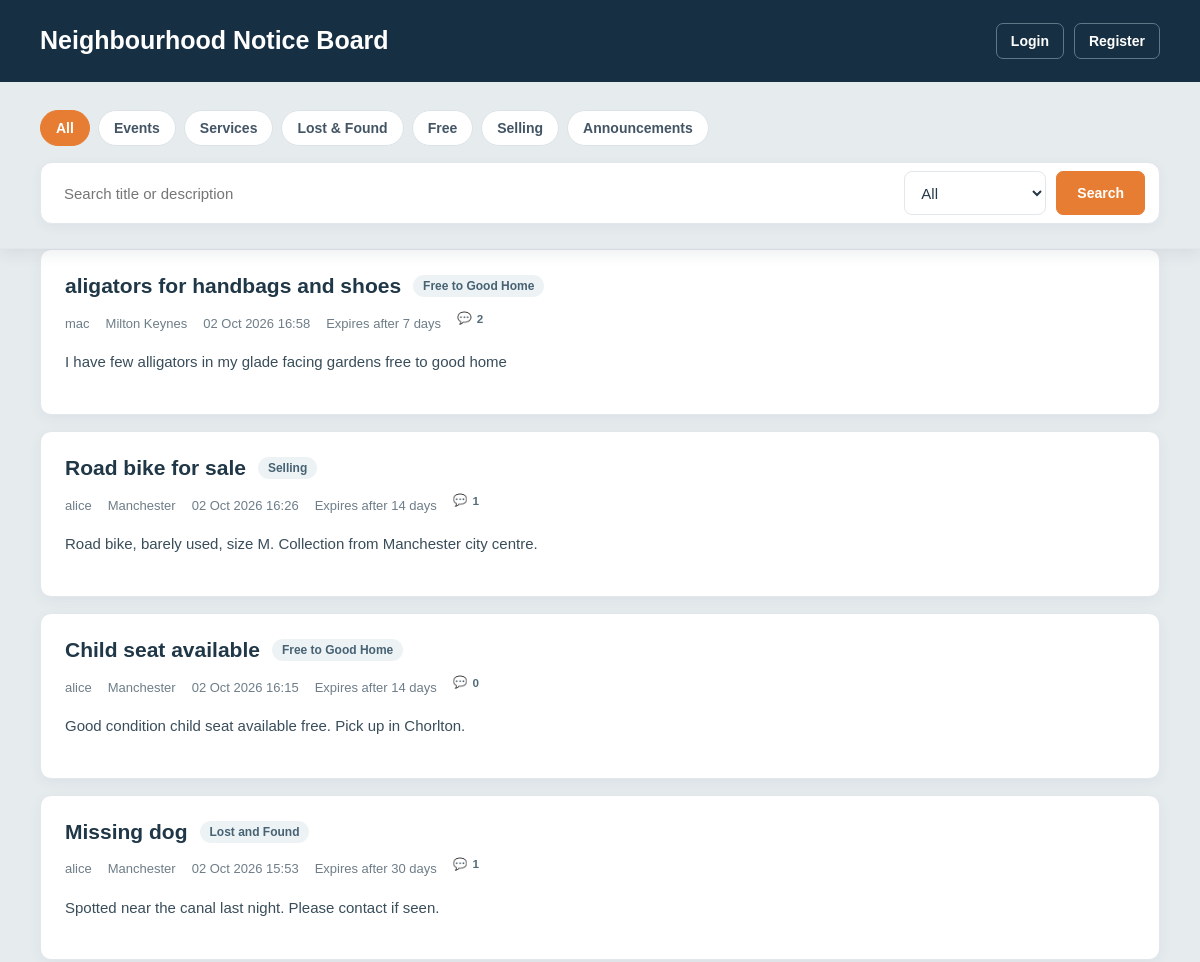
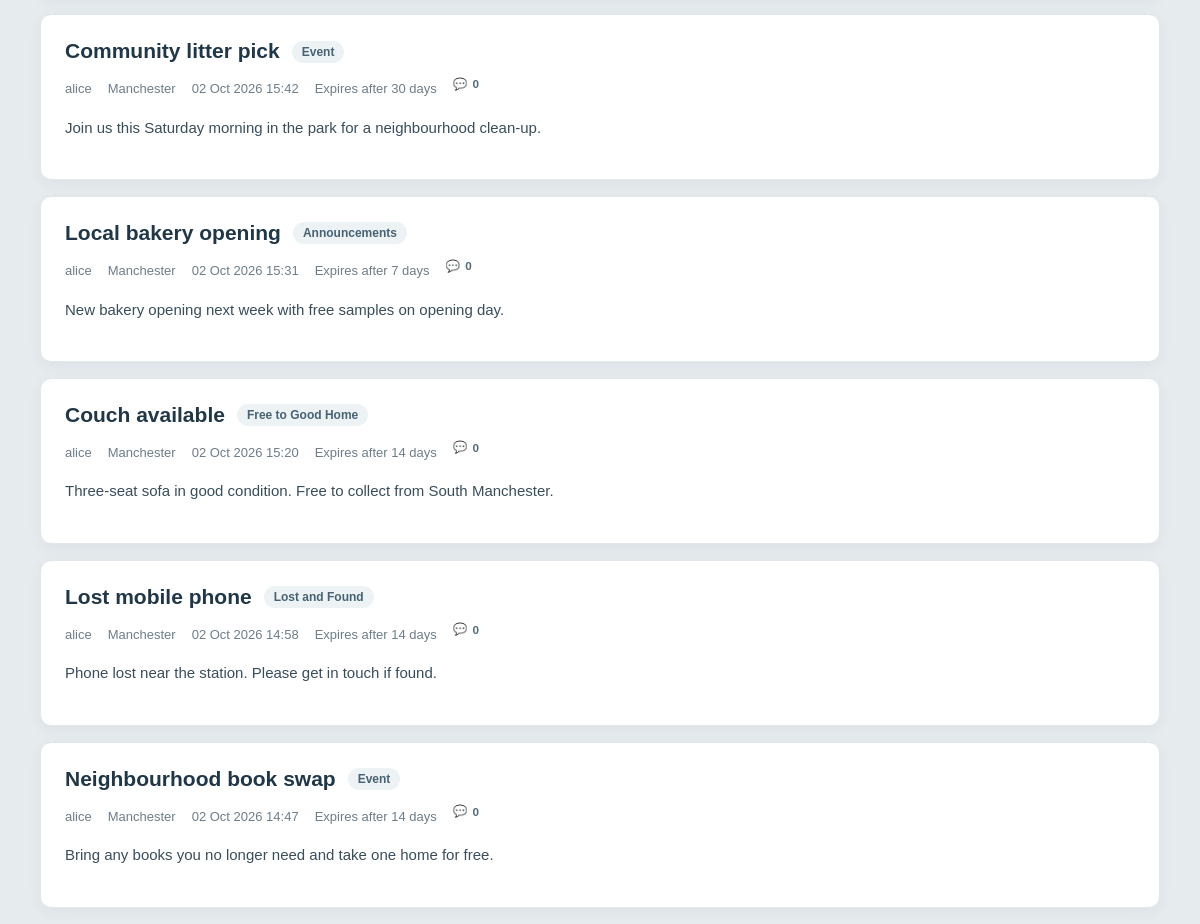
The page / on the database its author committed (2 pictures, top to bottom).
### models/models.py (models this page shows)
class Post(db.Model):
    id = db.Column(db.Integer, primary_key=True)
    title = db.Column(
        db.String(200),
        nullable=False
    )
    body = db.Column(
        db.Text,
        nullable=False
    )
    category = db.Column(
        db.String(50),
        nullable=False
    )
    location = db.Column(
        db.String(120),
        nullable=False,
        default="Unknown"
    )
    visibility = db.Column(
        db.String(20),
        nullable=False,
        default="public"
    )
    comments_enabled = db.Column(
        db.Boolean,
        nullable=False,
        default=False
    )
    expires_in_days = db.Column(
        db.Integer,
        nullable=False,
        default=7,
        server_default="7"
    )
    created_at = db.Column(
        db.DateTime,
        default=datetime.utcnow
    )
    author_id = db.Column(
        db.Integer,
        db.ForeignKey("user.id"),
        nullable=False
    )
    picks = db.relationship(
        "PostPick",
        backref="post",
        lazy=True,
        cascade="all, delete-orphan"
    )
    comments = db.relationship(
        "Comment",
        backref="post",
        lazy=True,
        cascade="all, delete-orphan"
    )

class User(UserMixin, db.Model):
    id = db.Column(db.Integer, primary_key=True)
    username = db.Column(
        db.String(80),
        unique=True,
        nullable=False
    )
    password_hash = db.Column(
        db.String(255),
        nullable=False
    )
    default_location = db.Column(
        db.String(120),
        nullable=False,
        default="Unknown"
    )
    created_at = db.Column(
        db.DateTime,
        default=datetime.utcnow,
        nullable=False
    )
    last_login = db.Column(
        db.DateTime,
        nullable=True
    )
    last_successful_login_datetime = db.Column(
        db.DateTime,
        nullable=True
    )
    login_fail_count = db.Column(
        db.Integer,
        nullable=False,
        default=0
    )
    login_last_attempt_status = db.Column(
        db.String(20),
        nullable=False,
        default="SUCCESS"
    )
    login_last_failed_datetime = db.Column(
        db.DateTime,
        nullable=True
    )
    login_retry_after_datetime = db.Column(
        db.DateTime,
        nullable=True
    )
    security_fail_count = db.Column(
        db.Integer,
        nullable=False,
        default=0
    )
    security_last_attempt_status = db.Column(
        db.String(20),
        nullable=False,
        default="SUCCESS"
    )
    security_last_failed_datetime = db.Column(
        db.DateTime,
        nullable=True
    )
    security_retry_after_datetime = db.Column(
        db.DateTime,
        nullable=True
    )
    status = db.Column(
        db.String(20),
        nullable=False,
        default="active"
    )
    is_admin = db.Column(
        db.Boolean,
        nullable=False,
        default=False
    )
    security_question = db.Column(
        db.String(255),
        nullable=False
    )
    security_answer_hash = db.Column(
        db.String(255),
        nullable=False
    )
    posts = db.relationship(
        "Post",
        backref="author",
        lazy=True
    )
    picked_posts = db.relationship(
        "PostPick",
        backref="user",
        lazy=True,
        cascade="all, delete-orphan"
    )
    comments = db.relationship(
        "Comment",
        backref="author",
        lazy=True,
        cascade="all, delete-orphan"
    )

### routes/posts.py (the view, shortened to what this page needs)
@app.route("/")
def home():
    clear_comment_state = session.pop("clear_comment_state", False)
    selected_category = request.args.get("category")
    picked_filter = request.args.get("picked")
    search_text = request.args.get("search", "").strip()
    distance = request.args.get("distance", "Any")
    date_filter = request.args.get("date_filter", "All")
    if date_filter not in {"All", "Last 24hr", "Last 7 Days", "Last Week"}:
        date_filter = "All"
    if not current_user.is_authenticated:
        distance = "Any"
    query = Post.query
    if not current_user.is_authenticated:
        query = query.filter(Post.visibility == "public")
    if selected_category:
        query = query.filter(Post.category == selected_category)
    now = datetime.utcnow()
    posts = query.order_by(Post.created_at.desc()).all()
    if current_user.is_authenticated and distance != "Any":
        user_loc = current_user.default_location
        posts = [
            post for post in posts
            if post_is_within_distance(post.location, user_loc, distance)
        ]
    picked_post_ids = []
    if current_user.is_authenticated:
        picked_post_ids = [p.post_id for p in current_user.picked_posts]
    return render_template(
        "index.html",
        posts=posts,
        selected_category=selected_category,
        picked_filter=bool(picked_filter == "1"),
        picked_post_ids=picked_post_ids,
        search_text=search_text,
        distance=distance,
        date_filter=date_filter,
        clear_comment_state=clear_comment_state
    )

### app.py (called while the page is built, shortened)
@app.before_request
def ensure_post_expiry_schema():
    global _post_expiry_schema_checked
    if _post_expiry_schema_checked:
        return

### templates/index.html (shortened to what this page needs)
{% extends "base.html" %}
{% block page_styles %}
    <link rel="stylesheet" href="{{ url_for('static', filename='css/public.css') }}">
{% endblock %}
{% block body_class %}public-page noticeboard-page{% endblock %}
{% block feed_header_start %}<div class="feed-sticky-header">{% endblock %}
{% block feed_header_filters %}
<div class="menu">
    <a href="/" class="{% if not selected_category and not picked_filter %}active{% endif %}">All</a>
    <a href="/?category=Event" class="{% if selected_category == 'Event' %}active{% endif %}">Events</a>
    <a href="/?category=Services Offered" class="{% if selected_category == 'Services Offered' %}active{% endif %}">Services</a>
    <a href="/?category=Lost and Found" class="{% if selected_category == 'Lost and Found' %}active{% endif %}">Lost & Found</a>
    <a href="/?category=Free to Good Home" class="{% if selected_category == 'Free to Good Home' %}active{% endif %}">Free</a>
    <a href="/?category=Selling" class="{% if selected_category == 'Selling' %}active{% endif %}">Selling</a>
    <a href="/?category=Announcements" class="{% if selected_category == 'Announcements' %}active{% endif %}">Announcements</a>
</div>
<form method="get" class="search-bar">
    <input
        type="text"
        name="search"
        value="{{ search_text }}"
        placeholder="Search title or description"
    >
    <select name="date_filter" class="date-filter" aria-label="Filter posts by recent activity">
        <option value="All" {% if date_filter == 'All' %}selected{% endif %}>All</option>
    </select>
    <button type="submit" class="post-button">Search</button>
</form>
{% endblock %}
{% block feed_header_end %}</div>{% endblock %}
{% block content %}
{% for post in posts %}
    <div class="post">
        <div class="post-heading">
            <h2>{{ post.title }}</h2>
            <span class="category-badge">{{ post.category }}</span>
        </div>
        <div class="post-meta">
            <span class="post-meta-item">{{ post.author.username }}</span>
            <span class="post-meta-item">{{ post.location }}</span>
            <span class="post-meta-item">{{ post.created_at.strftime('%d %b %Y %H:%M') }}</span>
            <span class="post-meta-item">Expires after {{ post.expires_in_days }} days</span>
            <span class="post-meta-item comment-count" aria-label="{{ post.comments|length }} comments">
                <span aria-hidden="true">&#128172;</span> {{ post.comments|length }}
            </span>
        </div>
        <p>{{ post.body }}</p>
    </div>
{% endfor %}
{% endblock %}

### templates/base.html (shortened to what this page needs)
<!DOCTYPE html>
<html>
<head>
    {% block page_styles %}{% endblock %}
</head>
<body class="{% block body_class %}{% endblock %}">
    {% block feed_header_start %}{% endblock %}
    <div class="topbar">
        <h1>Neighbourhood Notice Board</h1>
        <div class="user-info">
            {% if current_user.is_authenticated %}
                <span>{{ current_user.username }}</span>
                <span>|</span>
                <span>{{ current_user.default_location }}</span>
                <a href="{{ url_for('account') }}" class="post-button">Account</a>
                <a href="{{ url_for('create_post') }}" class="post-button">Post</a>
                <form method="post" action="{{ url_for('logout') }}" class="inline-form">
                    <input type="hidden" name="csrf_token" value="{{ csrf_token() }}">
                    <button type="submit" class="post-button">Logout</button>
                </form>
            {% else %}
                <a href="{{ url_for('login') }}" class="post-button">Login</a>
                <a href="{{ url_for('register') }}" class="post-button">Register</a>
            {% endif %}
        </div>
    </div>
    {% block feed_header_filters %}{% endblock %}
    {% block feed_header_end %}{% endblock %}
    {% block content %}
    {% endblock %}
</body>
</html>

### static/css/public.css (style rules this page uses)
:root { --notice-navy: #172f43; --notice-navy-light: #25475d; --notice-orange: #e77d32; --notice-orange-dark: #c96320; --notice-ink: #263746; --notice-muted: #6e7d88; --notice-line: #e1e7eb; --notice-paper: #ffffff; --notice-ground: #f2f5f6; }
body.public-page { box-sizing: border-box; max-width: none; margin: 0; padding: 0; background: var(--notice-ground); color: var(--notice-ink); font-family: "Aptos", "Trebuchet MS", sans-serif; }
body.public-page.noticeboard-page { --notice-ground: #e6ebee; }
.public-page .feed-sticky-header { position: sticky; top: 0; z-index: 100; background: var(--notice-ground); border-bottom: 1px solid var(--notice-line); box-shadow: 0 5px 14px rgb(29 52 68 / 8%); }
.public-page *, .public-page *::before, .public-page *::after { box-sizing: border-box; }
.public-page .topbar { min-height: 82px; margin: 0; padding: 16px max(24px, calc((100vw - 1120px) / 2)); border: 0; background: var(--notice-navy); color: #fff; }
.public-page .topbar h1 { margin: 0; color: #fff; font-size: 25px; line-height: 1.25; }
.public-page .user-info { display: flex; flex-wrap: wrap; align-items: center; gap: 10px; color: #dce7ed; }
.public-page .user-info a { margin: 0; }
.public-page .topbar .post-button { border-color: #607788; background: transparent; color: #fff; }
.public-page .menu { display: flex; flex-wrap: wrap; gap: 8px; width: min(1120px, calc(100% - 48px)); margin: 28px auto 16px; }
.public-page .menu a { margin: 0; padding: 9px 15px; border: 1px solid #dce3e7; border-radius: 999px; background: #fff; color: #435565; font-size: 14px; font-weight: 600; transition: background-color 0.16s ease, color 0.16s ease, border-color 0.16s ease; }
.public-page .menu a.active { border-color: var(--notice-orange); background: var(--notice-orange); color: #fff; }
.public-page .search-bar { display: flex; align-items: center; gap: 10px; width: min(1120px, calc(100% - 48px)); margin: 0 auto 24px; padding: 8px; border: 1px solid var(--notice-line); border-radius: 12px; background: var(--notice-paper); box-shadow: 0 3px 12px rgb(29 52 68 / 5%); }
.public-page .search-bar input, .public-page .search-bar select { min-height: 44px; border: 1px solid transparent; border-radius: 8px; background: #fff; color: var(--notice-ink); font: inherit; font-size: 15px; }
.public-page .search-bar input { flex: 1 1 280px; min-width: 0; padding: 0 14px; }
.public-page .search-bar select { flex: 0 0 112px; padding: 0 12px; border-color: var(--notice-line); }
.public-page .search-bar .date-filter { flex-basis: 142px; }
.public-page .post-button { padding: 9px 14px; border: 1px solid #d6dfe4; border-radius: 7px; background: #f8fafb; color: #344b5a; font: inherit; font-size: 14px; font-weight: 600; text-decoration: none; cursor: pointer; transition: background-color 0.16s ease, border-color 0.16s ease; }
.public-page .search-bar .post-button { min-height: 44px; padding-inline: 20px; border-color: var(--notice-orange); background: var(--notice-orange); color: #fff; }
.public-page .post { width: min(1120px, calc(100% - 48px)); margin: 0 auto 16px; padding: 22px 24px; border: 1px solid var(--notice-line); border-radius: 11px; background: var(--notice-paper); box-shadow: 0 4px 14px rgb(29 52 68 / 5%); }
.public-page .post-heading { display: flex; flex-wrap: wrap; align-items: center; gap: 10px 12px; }
.public-page .post h2 { margin: 0; color: #203747; font-size: 21px; line-height: 1.35; }
.public-page .category-badge { padding: 4px 10px; border-radius: 999px; background: #edf3f5; color: #476273; font-size: 12px; font-weight: 700; }
.public-page .post-meta { display: flex; flex-wrap: wrap; align-items: center; gap: 7px 16px; margin: 11px 0 14px; color: var(--notice-muted); font-size: 13px; }
.public-page .post-meta-item { display: inline-flex; align-items: center; gap: 5px; }
.public-page .comment-count { color: #536b79; font-weight: 600; }
.public-page .post > p { margin: 0; color: #394d5a; font-size: 15px; line-height: 1.7; white-space: pre-line; }

### rows shown on the page
Post: title "aligators for handbags and shoes", category "Free to Good Home", author.username "mac", location "Milton Keynes", created_at "02 Oct 2026 16:58", expires_in_days "7", comments|length "2", body "I have few alligators in my glade facing gardens free to good home"
Post: title "Road bike for sale", category "Selling", author.username "alice", location "Manchester", created_at "02 Oct 2026 16:26", expires_in_days "14", comments|length "1", body "Road bike, barely used, size M. Collection from Manchester city centre."
Post: title "Child seat available", category "Free to Good Home", author.username "alice", location "Manchester", created_at "02 Oct 2026 16:15", expires_in_days "14", comments|length "0", body "Good condition child seat available free. Pick up in Chorlton."
Post: title "Missing dog", category "Lost and Found", author.username "alice", location "Manchester", created_at "02 Oct 2026 15:53", expires_in_days "30", comments|length "1", body "Spotted near the canal last night. Please contact if seen."
Post: title "Community litter pick", category "Event", author.username "alice", location "Manchester", created_at "02 Oct 2026 15:42", expires_in_days "30", comments|length "0", body "Join us this Saturday morning in the park for a neighbourhood clean-up."
Post: title "Local bakery opening", category "Announcements", author.username "alice", location "Manchester", created_at "02 Oct 2026 15:31", expires_in_days "7", comments|length "0", body "New bakery opening next week with free samples on opening day."
Post: title "Couch available", category "Free to Good Home", author.username "alice", location "Manchester", created_at "02 Oct 2026 15:20", expires_in_days "14", comments|length "0", body "Three-seat sofa in good condition. Free to collect from South Manchester."
Post: title "Lost mobile phone", category "Lost and Found", author.username "alice", location "Manchester", created_at "02 Oct 2026 14:58", expires_in_days "14", comments|length "0", body "Phone lost near the station. Please get in touch if found."
Post: title "Neighbourhood book swap", category "Event", author.username "alice", location "Manchester", created_at "02 Oct 2026 14:47", expires_in_days "14", comments|length "0", body "Bring any books you no longer need and take one home for free."
